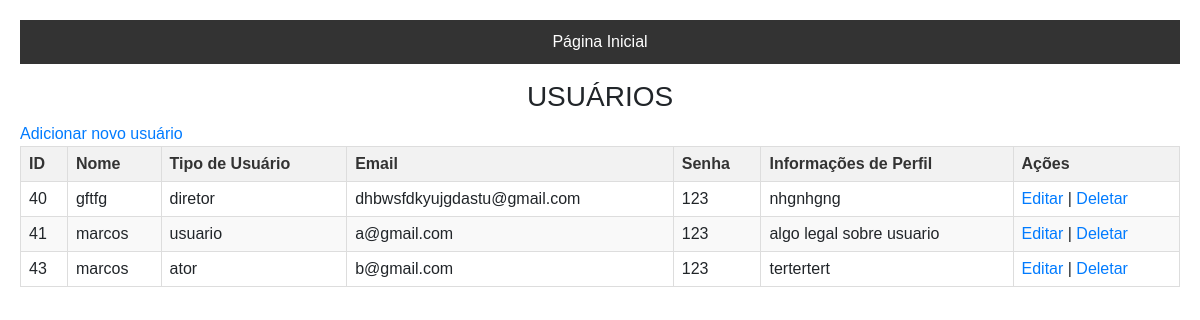
/tarefas/listar.php, run on the app's committed database.
### tables this page shows
CREATE TABLE `usuarios` (
  `id` bigint(20) NOT NULL,
  `nome` varchar(50) NOT NULL,
  `tipo_de_usuario` varchar(14) NOT NULL,
  `email` varchar(50) NOT NULL,
  `senha` varchar(15) NOT NULL,
  `informacoes_Perfil` varchar(255) NOT NULL,
  `criado_em` timestamp NOT NULL DEFAULT current_timestamp(),
  `atulizado_em` timestamp NOT NULL DEFAULT current_timestamp() ON UPDATE current_timestamp()
);

### tarefas/listar.php (the view, shortened to what this page needs)
<head>
    <link rel="stylesheet" href="https://maxcdn.bootstrapcdn.com/bootstrap/4.0.0-beta/css/bootstrap.min.css">
    <link rel="stylesheet" type="text/css" href="../css/estilo_listar_algo.css">
</head>
<?php
include '../conexao.php';
$sql = "SELECT id, nome, tipo_de_usuario, email, senha, informacoes_Perfil FROM usuarios";
$result = $conexao->query($sql);
?>
<table border="1">
    <thead>
        <tr>
            <th>ID</th>
            <th>Nome</th>
            <th>Tipo de Usuário</th>
            <th>Email</th>
            <th>Senha</th>
            <th>Informações de Perfil</th>
            <th>Ações</th>
        </tr>
    </thead>
    <tbody>
        <?php
        if ($result->num_rows > 0) {
            while($row = $result->fetch_assoc()) {
                echo "<tr>";
                echo "<td>" . $row["id"] . "</td>";
                echo "<td>" . $row["nome"] . "</td>";
                echo "<td>" . $row["tipo_de_usuario"] . "</td>";
                echo "<td>" . $row["email"] . "</td>";
                echo "<td>" . $row["senha"] . "</td>";
                echo "<td>" . $row["informacoes_Perfil"] . "</td>";
                echo "<td><a href='editar.php?id=" . $row["id"] . "'>Editar</a> | <a href='deletar.php?id=" . $row["id"] . "'>Deletar</a></td>";
                echo "</tr>";
            }
        } else {
            echo "<tr><td colspan='6'>Sem usuários</td></tr>";
        }
        ?>
    </tbody>
    <body>
    <div class="menu">
        <ul>
            <li><a href="../centro/pagina.html">Página Inicial</a></li>
        </ul>
    </div>
    <H3>USUÁRIOS</H3>
    <a href="adicionar.php">Adicionar novo usuário</a>
    </body>
</table>

### CSS/estilo_listar_algo.css (style rules this page uses)
body { padding: 20px; }
body { font-family: Arial, sans-serif; }
H3 { text-align: center; align-items: center; }
.menu { background-color: #333; color: white; }
.menu ul { list-style: none; display: flex; justify-content: center; padding: 10px 0; }
.menu ul li { margin: 0 15px; }
.menu ul li a { text-decoration: none; color: white; }
table { width: 100%; border-collapse: collapse; margin-bottom: 20px; }
th, td { border: 1px solid #ddd; padding: 8px; text-align: left; }
th { background-color: #f2f2f2; color: #333; }
tr:nth-child(even) { background-color: #f9f9f9; }
a { text-decoration: none; color: #007bff; }

### data on the page
usuarios: id "40", nome "gftfg", tipo_de_usuario "diretor", email "dhbwsfdkyujgdastu@gmail.com", senha "123", informacoes_Perfil "nhgnhgng"
usuarios: id "41", nome "marcos", tipo_de_usuario "usuario", email "a@gmail.com", senha "123", informacoes_Perfil "algo legal sobre usuario"
usuarios: id "43", nome "marcos", tipo_de_usuario "ator", email "b@gmail.com", senha "123", informacoes_Perfil "tertertert"
